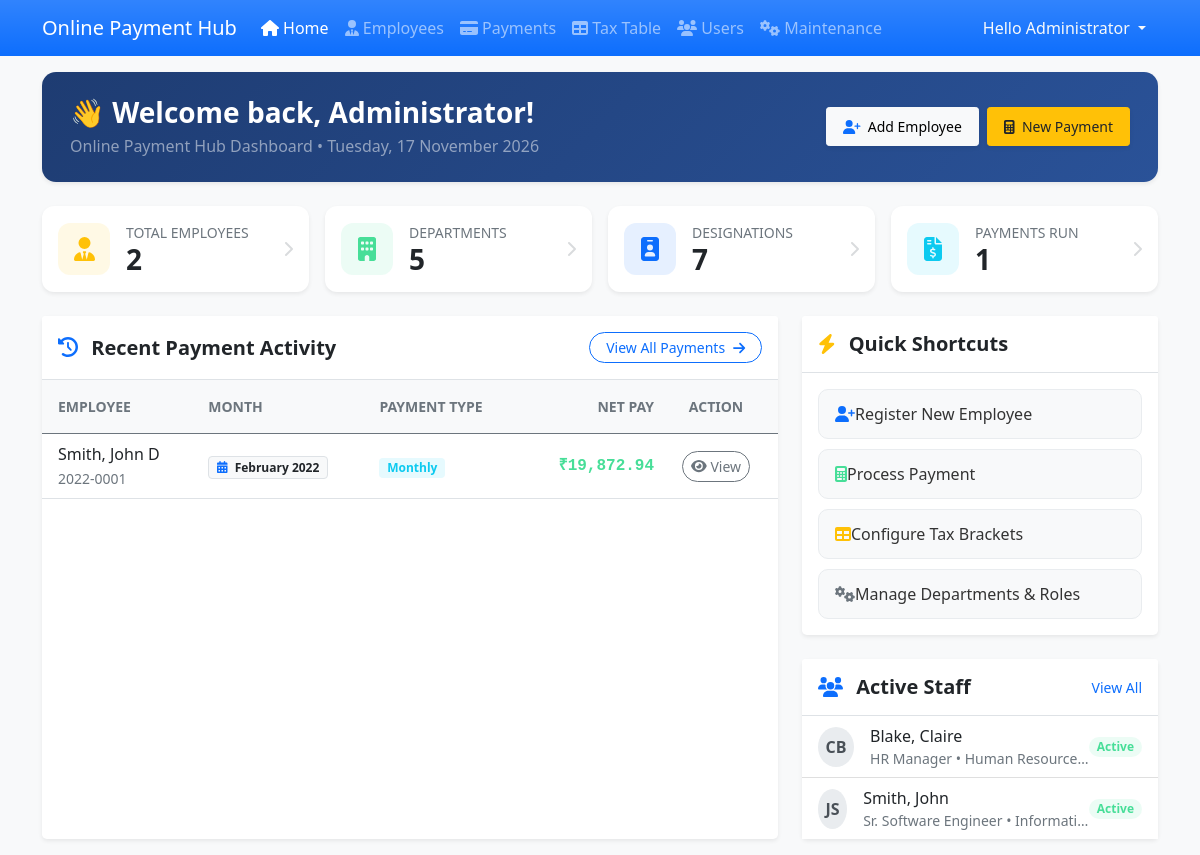
/spms/admin/ (signed in), run on the app's committed database.
### tables this page shows
CREATE TABLE IF NOT EXISTS `payroll_list` (
  `payroll_id` int(11) NOT NULL AUTO_INCREMENT PRIMARY KEY,
  `employee_id` int(11) NOT NULL,
  `payroll_type` tinyint(1) NOT NULL DEFAULT 1,
  `payroll_month` varchar(50) NOT NULL,
  `salary` double NOT NULL DEFAULT 0,
  `present` double NOT NULL DEFAULT 0,
  `absent` double NOT NULL DEFAULT 0,
  `late_undertime` double NOT NULL DEFAULT 0,
  `late_undertime_deduction` double NOT NULL DEFAULT 0,
  `overtime` double NOT NULL DEFAULT 0,
  `overtime_amount` double NOT NULL DEFAULT 0,
  `total_earnings` double NOT NULL DEFAULT 0,
  `total_deduction` double NOT NULL DEFAULT 0,
  `taxable_income` double NOT NULL DEFAULT 0,
  `gross_income` double NOT NULL DEFAULT 0,
  `withholding_tax` double NOT NULL DEFAULT 0,
  `net_pay` double NOT NULL DEFAULT 0,
  `date_created` timestamp NOT NULL DEFAULT current_timestamp(),
  KEY `employee_id` (`employee_id`)
);

CREATE TABLE IF NOT EXISTS `employee_list` (
  `employee_id` int(11) NOT NULL AUTO_INCREMENT PRIMARY KEY,
  `code` varchar(100) NOT NULL,
  `firstname` text NOT NULL,
  `middlename` text DEFAULT NULL,
  `lastname` text NOT NULL,
  `gender` varchar(50) NOT NULL,
  `dob` date NOT NULL,
  `email` text NOT NULL,
  `contact` text NOT NULL,
  `address` text NOT NULL,
  `department_id` int(11) NOT NULL,
  `designation_id` int(11) NOT NULL,
  `monthly_salary` double NOT NULL,
  `status` tinyint(1) NOT NULL DEFAULT 1,
  `date_created` timestamp NOT NULL DEFAULT current_timestamp(),
  KEY `department_id` (`department_id`),
  KEY `designation_id` (`designation_id`)
);

CREATE TABLE IF NOT EXISTS `designation_list` (
  `designation_id` int(11) NOT NULL AUTO_INCREMENT PRIMARY KEY,
  `name` text NOT NULL,
  `description` text NOT NULL,
  `status` int(11) NOT NULL DEFAULT 1,
  `date_created` timestamp NOT NULL DEFAULT current_timestamp()
);

CREATE TABLE IF NOT EXISTS `department_list` (
  `department_id` int(11) NOT NULL AUTO_INCREMENT PRIMARY KEY,
  `name` text NOT NULL,
  `status` varchar(50) NOT NULL DEFAULT '0',
  `date_created` timestamp NOT NULL DEFAULT current_timestamp()
);

### spms/admin/home.php (the view, shortened to what this page needs)
<?php
try {
    $dept_count = $conn->query("SELECT count(department_id) as `count` FROM `department_list` where status = 1 ")->fetch_array()['count'] ?? 0;
} catch(\Throwable $e){ $dept_count = 0; }
try {
    $desg_count = $conn->query("SELECT count(designation_id) as `count` FROM `designation_list` where status = 1 ")->fetch_array()['count'] ?? 0;
} catch(\Throwable $e){ $desg_count = 0; }
try {
    $emp_count = $conn->query("SELECT count(employee_id) as `count` FROM `employee_list` where status = 1 ")->fetch_array()['count'] ?? 0;
} catch(\Throwable $e){ $emp_count = 0; }
try {
    $payroll_stat = $conn->query("SELECT count(payroll_id) as `count`, COALESCE(SUM(net_pay), 0) as `total` FROM `payroll_list`")->fetch_assoc();
    $payroll_count = $payroll_stat['count'] ?? 0;
} catch(\Throwable $e){
    $payroll_count = 0;
    $total_disbursed = 0;
}
?>
<div class="welcome-banner shadow-sm mb-4">
    <div class="d-flex flex-wrap justify-content-between align-items-center">
        <div>
            <h2 class="h3 fw-bold mb-1">
                👋 Welcome back, <?php echo htmlspecialchars($_SESSION['fullname'] ?? 'Administrator'); ?>!
            </h2>
            <p class="mb-0 text-white-50">
                Online Payment Hub Dashboard &bull; <?php echo date("l, d F Y"); ?>
            </p>
        </div>
        <div class="mt-3 mt-md-0 d-flex gap-2">
            <a href="./?page=manage_employee" class="btn btn-light btn-sm fw-semibold shadow-sm px-3 py-2">
                <i class="fa fa-user-plus text-primary me-1"></i> Add Employee
            </a>
            <a href="./?page=manage_payroll" class="btn btn-warning btn-sm fw-semibold shadow-sm px-3 py-2 text-dark">
                <i class="fa fa-calculator me-1"></i> New Payment
            </a>
        </div>
    </div>
</div>
<div class="row g-3 mb-4">
    <div class="col-12 col-sm-6 col-xl-3">
        <a href="./?page=employees" class="text-decoration-none">
            <div class="card stat-card shadow-sm h-100 bg-white">
                <div class="card-body p-3 d-flex align-items-center">
                    <div class="stat-icon bg-warning bg-opacity-10 text-warning me-3">
                        <i class="fa fa-user-tie"></i>
                    </div>
                    <div class="flex-grow-1">
                        <div class="text-muted small fw-medium text-uppercase">Total Employees</div>
                        <div class="h3 fw-bold mb-0 text-dark"><?php echo number_format($emp_count); ?></div>
                    </div>
                    <i class="fa fa-chevron-right text-muted opacity-25"></i>
                </div>
            </div>
        </a>
    </div>
    <div class="col-12 col-sm-6 col-xl-3">
        <a href="./?page=maintenance" class="text-decoration-none">
            <div class="card stat-card shadow-sm h-100 bg-white">
                <div class="card-body p-3 d-flex align-items-center">
                    <div class="stat-icon bg-success bg-opacity-10 text-success me-3">
                        <i class="fa fa-building"></i>
                    </div>
                    <div class="flex-grow-1">
                        <div class="text-muted small fw-medium text-uppercase">Departments</div>
                        <div class="h3 fw-bold mb-0 text-dark"><?php echo number_format($dept_count); ?></div>
                    </div>
                    <i class="fa fa-chevron-right text-muted opacity-25"></i>
                </div>
            </div>
        </a>
    </div>
    <div class="col-12 col-sm-6 col-xl-3">
        <a href="./?page=maintenance" class="text-decoration-none">
            <div class="card stat-card shadow-sm h-100 bg-white">
                <div class="card-body p-3 d-flex align-items-center">
                    <div class="stat-icon bg-primary bg-opacity-10 text-primary me-3">
                        <i class="fa fa-id-badge"></i>
                    </div>
                    <div class="flex-grow-1">
                        <div class="text-muted small fw-medium text-uppercase">Designations</div>
                        <div class="h3 fw-bold mb-0 text-dark"><?php echo number_format($desg_count); ?></div>
                    </div>
                    <i class="fa fa-chevron-right text-muted opacity-25"></i>
                </div>
            </div>
        </a>
    </div>
    <div class="col-12 col-sm-6 col-xl-3">
        <a href="./?page=payroll_list" class="text-decoration-none">
            <div class="card stat-card shadow-sm h-100 bg-white">
                <div class="card-body p-3 d-flex align-items-center">
                    <div class="stat-icon bg-info bg-opacity-10 text-info me-3">
                        <i class="fa fa-file-invoice-dollar"></i>
                    </div>
                    <div class="flex-grow-1">
                        <div class="text-muted small fw-medium text-uppercase">Payments Run</div>
                        <div class="h3 fw-bold mb-0 text-dark"><?php echo number_format($payroll_count); ?></div>
                    </div>
                    <i class="fa fa-chevron-right text-muted opacity-25"></i>
                </div>
            </div>
        </a>
    </div>
</div>
<div class="row g-4">
    <div class="col-12 col-lg-8">
        <div class="card border-0 shadow-sm rounded-3 h-100">
            <div class="card-header bg-white py-3 d-flex justify-content-between align-items-center border-bottom">
                <h5 class="card-title mb-0 fw-bold text-dark">
                    <i class="fa fa-history text-primary me-2"></i> Recent Payment Activity
                </h5>
                <a href="./?page=payroll_list" class="btn btn-outline-primary btn-sm rounded-pill px-3">
                    View All Payments <i class="fa fa-arrow-right ms-1"></i>
                </a>
            </div>
            <div class="card-body p-0">
                <div class="table-responsive">
                    <table class="table table-hover align-middle mb-0">
                        <thead class="table-light text-uppercase small text-muted">
                            <tr>
                                <th class="ps-3 py-3">Employee</th>
                                <th class="py-3">Month</th>
                                <th class="py-3">Payment Type</th>
                                <th class="py-3 text-end">Net Pay</th>
                                <th class="text-center pe-3 py-3">Action</th>
                            </tr>
                        </thead>
                        <tbody>
                            <?php
                            $payroll_sql = "SELECT p.*, CONCAT(e.lastname, ', ', e.firstname, ' ', COALESCE(e.middlename,'')) as name, e.code
                                            FROM payroll_list p
                                            INNER JOIN employee_list e ON p.employee_id = e.employee_id
                                            ORDER BY p.payroll_id DESC LIMIT 5";
                            $payroll_qry = $conn->query($payroll_sql);
                            if($payroll_qry && $payroll_qry->num_rows > 0):
                                while($row = $payroll_qry->fetch_assoc()):
                            ?>
                            <tr>
                                <td class="ps-3">
                                    <div class="fw-semibold text-dark"><?php echo htmlspecialchars($row['name']); ?></div>
                                    <small class="text-muted"><?php echo htmlspecialchars($row['code']); ?></small>
                                </td>
                                <td>
                                    <span class="badge bg-light text-dark border">
                                        <i class="fa fa-calendar-alt text-primary me-1"></i>
                                        <?php echo date("F Y", strtotime($row['payroll_month'])); ?>
                                    </span>
                                </td>
                                <td>
                                    <span class="badge bg-info bg-opacity-10 text-info">
                                        <?php echo ($row['payroll_type'] ?? 1) == 1 ? "Monthly" : "Semi-Monthly"; ?>
                                    </span>
                                </td>
                                <td class="text-end fw-bold text-success font-monospace">
                                    ₹<?php echo number_format($row['net_pay'], 2); ?>
                                </td>
                                <td class="text-center pe-3">
                                    <a href="./?page=view_payroll&id=<?php echo $row['payroll_id']; ?>" class="btn btn-sm btn-outline-secondary rounded-pill px-2 py-1" title="View Payment Details">
                                        <i class="fa fa-eye"></i> View
                                    </a>
                                </td>
                            </tr>
                            <?php
                                endwhile;
                            endif; ?>
                        </tbody>
                    </table>
                </div>
            </div>
        </div>
    </div>
    <div class="col-12 col-lg-4">
        <div class="card border-0 shadow-sm rounded-3 mb-4">
            <div class="card-header bg-white py-3 border-bottom">
                <h5 class="card-title mb-0 fw-bold text-dark">
                    <i class="fa fa-bolt text-warning me-2"></i> Quick Shortcuts
                </h5>
            </div>
            <div class="card-body p-3">
                <a href="./?page=manage_employee" class="quick-link-btn">
                    <i class="fa fa-user-plus text-primary"></i>
                    <span>Register New Employee</span>
                </a>
                <a href="./?page=manage_payroll" class="quick-link-btn">
                    <i class="fa fa-calculator text-success"></i>
                    <span>Process Payment</span>
                </a>
                <a href="./?page=tax_table" class="quick-link-btn">
                    <i class="fa fa-table text-warning"></i>
                    <span>Configure Tax Brackets</span>
                </a>
                <a href="./?page=maintenance" class="quick-link-btn mb-0">
                    <i class="fa fa-cogs text-secondary"></i>
                    <span>Manage Departments &amp; Roles</span>
                </a>
            </div>
        </div>
        <div class="card border-0 shadow-sm rounded-3">
            <div class="card-header bg-white py-3 d-flex justify-content-between align-items-center border-bottom">
                <h5 class="card-title mb-0 fw-bold text-dark">
                    <i class="fa fa-users text-primary me-2"></i> Active Staff
                </h5>
                <a href="./?page=employees" class="small text-primary text-decoration-none fw-semibold">View All</a>
            </div>
            <div class="card-body p-0">
                <ul class="list-group list-group-flush">
                    <?php
                    $emp_sql = "SELECT e.*, d.name as dept, dd.name as desg
                                FROM `employee_list` e
                                INNER JOIN `department_list` d ON e.department_id = d.department_id
                                INNER JOIN `designation_list` dd ON e.designation_id = dd.designation_id
                                ORDER BY e.employee_id DESC LIMIT 4";
                    $emp_qry = $conn->query($emp_sql);
                    if($emp_qry && $emp_qry->num_rows > 0):
                        while($erow = $emp_qry->fetch_assoc()):
                            $initials = strtoupper(substr($erow['firstname'], 0, 1) . substr($erow['lastname'], 0, 1));
                    ?>
                    <li class="list-group-item px-3 py-2 d-flex align-items-center">
                        <div class="avatar-circle me-3">
                            <?php echo $initials; ?>
                        </div>
                        <div class="flex-grow-1 overflow-hidden">
                            <div class="fw-semibold text-truncate text-dark">
                                <?php echo htmlspecialchars($erow['lastname'] . ', ' . $erow['firstname']); ?>
                            </div>
                            <small class="text-muted d-block text-truncate">
                                <?php echo htmlspecialchars($erow['desg']); ?> &bull; <?php echo htmlspecialchars($erow['dept']); ?>
                            </small>
                        </div>
                        <span class="badge bg-success bg-opacity-10 text-success rounded-pill px-2 py-1 small">
                            Active
                        </span>
                    </li>
                    <?php
                        endwhile;
                    else:
                    ?>
                    <li class="list-group-item text-center py-4 text-muted">
                        No employees found.
                    </li>
                    <?php endif; ?>
                </ul>
            </div>
        </div>
    </div>
</div>

### spms/admin/index.php (style rules this page uses)
:root { --bs-success-rgb:71, 222, 152 !important; }
html,body { height:100%; width:100%; }

### spms/admin/home.php (style rules this page uses)
.stat-card { transition: transform 0.2s ease, box-shadow 0.2s ease; border: none; border-radius: 12px; }
.stat-icon { width: 52px; height: 52px; border-radius: 12px; display: flex; align-items: center; justify-content: center; font-size: 1.5rem; }
.welcome-banner { background: linear-gradient(135deg, #1e3c72 0%, #2a5298 100%); border-radius: 14px; color: white; padding: 24px 28px; }
.quick-link-btn { transition: all 0.2s ease; text-decoration: none; display: flex; align-items: center; padding: 12px 16px; border-radius: 10px; background: #f8f9fa; color: #333; font-weight: 500; margin-bottom: 10px; border: 1px solid #e9ecef; }
.avatar-circle { width: 40px; height: 40px; border-radius: 50%; background: #e9ecef; display: flex; align-items: center; justify-content: center; font-weight: bold; color: #495057; }

### data on the page
payroll_list: name "Smith, John D", employee.code "2022-0001", payroll_month "February 2022", payroll_type "Monthly", net_pay "19,872.94"
employee_list: initials "CB", lastname+firstname "Blake, Claire", designation.name "HR Manager", department.name "Human Resource…"
employee_list: initials "JS", lastname+firstname "Smith, John", designation.name "Sr. Software Engineer", department.name "Informati…"

### other printed values
$_SESSION['fullname'] "Administrator"
$emp_count "2"
$dept_count "5"
$desg_count "7"
$payroll_count "1"
